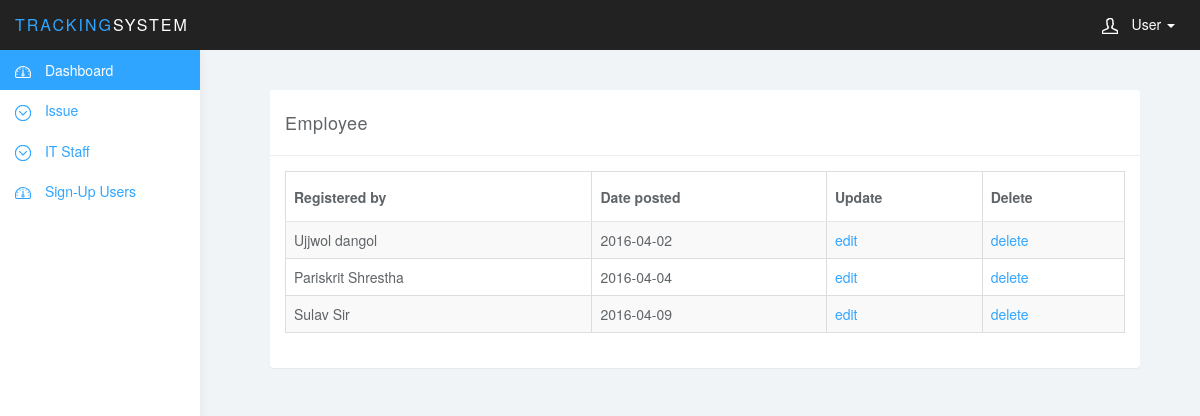
The page /index.php/track/admin_view_employee on the database its author committed.
### tables this page shows
CREATE TABLE `employee` (
  `employee_id` int(11) NOT NULL,
  `assigned_to` varchar(20) NOT NULL,
  `date_posted` date NOT NULL
);

### application/controllers/Track.php (called while the page is built, shortened)
<?php
class Track extends CI_Controller {
	 function __construct()
	 {
	   $this->load->library('session');
	   $this->load->model('loginModel','',TRUE);
	   $this->load->model('registerModel','postregister');
	   $this->load->model('issueModel','postissue');
	   $this->load->model('employeeModel','postemployee');
	 }
	public function adminHeader()
	{
		$this->load->view('admin/adminHeader');
	}
	public function adminFooter()
	{
		$this->load->view('admin/adminFooter');
	}
	 public function admin_view_employee()
	{
		$data['posts']=$this->postemployee->getAll();
		$this->load->view('admin/adminViewEmployee',$data);
	}
}

### index.php (called while the page is built, shortened)
<?php
require_once BASEPATH.'core/CodeIgniter.php';

### application/models/employeeModel.php (called while the page is built, shortened)
<?php if ( ! defined('BASEPATH')) exit('No direct script access allowed');
class employeeModel extends CI_Model
{
  var $table = "employee";
  function getAll($limit = null)
  {
    $q = $this->db->get($this->table);
    if($q->num_rows() > 0)
    {
      return $q->result();
    }
    return array();
  }
}

### application/views/admin/adminViewEmployee.php (the view, shortened to what this page needs)
<div class="row" style="width: 90%;">
  <div class="col-md-10 col-md-offset-3">
    <div class="login-panel panel panel-default">
      <div class="panel-heading">Employee</div>
      <div class="panel-body">
                    <div class="table-responsive">
                <table class="table tablesorter table-bordered table-hover table-striped sortable">
                   <thead>
                      <tr>
                         <th>Registered by</th>
                         <th>Date posted</th>
                         <th>Update</th>
                         <th>Delete</th>
                      </tr>
                   </thead>
                   <tbody>
                      <?php $i=1; foreach($posts as $post): ?>
                      <tr <?=($i % 2 == 0) ? 'class="even"' : '' ?>>
                         <td><?=$post->assigned_to?></td>
                         <td><?=$post->date_posted?></td>
                         <td><a href="<?=site_url("track/editEmployee/".$post->employee_id)?>">edit</a> </td>
                         <td> <a href="<?=site_url("track/deleteEmployee/".$post->employee_id)?>">delete</a></td>
                      </tr>
                      <?php $i++; endforeach; ?>
                   </tbody>
                </table>
             </div>
      </div>
    </div>
  </div>
</div>

### public/css/styles.css (style rules this page uses)
body { background: #f1f4f7; padding-top: 50px; color: #5f6468; }
a, a:hover, a:focus { color: #30a5ff; }
.panel { border: 0; }
.panel-heading { font-size: 18px; font-weight: 300; letter-spacing: 0.025em; height: 66px; line-height: 45px; }
.panel-default .panel-heading { background: #fff; border-bottom: 1px solid #eee; color: #5f6468; }
.table { background: #fff; }
.table>thead>tr>th { border-bottom: 1px solid #e6e7e8; vertical-align: middle; height: 50px; }

### rows shown on the page
employee: assigned_to "Ujjwol dangol", date_posted "2016-04-02"
employee: assigned_to "Pariskrit Shrestha", date_posted "2016-04-04"
employee: assigned_to "Sulav Sir", date_posted "2016-04-09"
